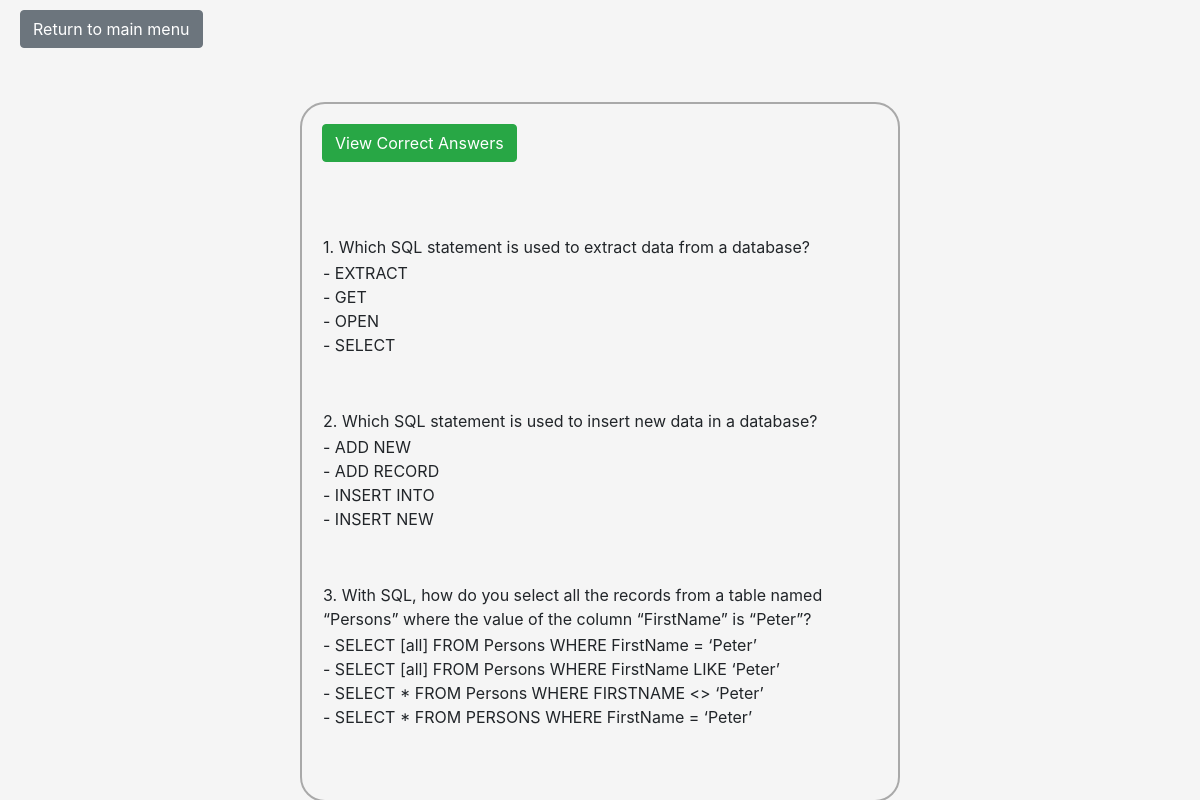
Page /useQuiz.php?quizID=34 (signed in) on the committed database.
### tables this page shows
CREATE TABLE IF NOT EXISTS `Question` (
	`QuizID` int NOT NULL,
	`Number` smallint NOT NULL,
	`Statement` TEXT NOT NULL,
	PRIMARY KEY (`QuizID`, `Number`),
	FOREIGN KEY (`QuizID`) REFERENCES `Quiz`(`ID`) ON DELETE CASCADE
) DEFAULT CHARSET = utf8;

CREATE TABLE IF NOT EXISTS `Answer` (
	`QuizID` int NOT NULL,
	`QuestionNumber` smallint NOT NULL,
	`AnswerChoice` varchar(1000) NOT NULL,
	`isCorrect` BOOLEAN NOT NULL,
	PRIMARY KEY (`QuizID`, `QuestionNumber`, `AnswerChoice`),
	FOREIGN KEY (`QuizID`, `QuestionNumber`) REFERENCES `Question`(`QuizID`, `Number`) ON DELETE CASCADE
) DEFAULT CHARSET = utf8;

### useQuiz.php (the view, shortened to what this page needs)
<?php
	include("connection.php");
	$id = $_GET["quizID"];
?>
<!DOCTYPE html>
<!DOCTYPE html>
<html>
<head>
	<link rel = "stylesheet" href="https://maxcdn.bootstrapcdn.com/bootstrap/4.4.1/css/bootstrap.min.css">
</head>
<body>
	<a id="back" class="btn btn-secondary" href="index.php" > Return to main menu </a><br><br>
	<div id="box">
		<?php
		$query = "select Number, Statement from Question where QuizId = '$id'";
		$result = mysqli_query($conn, $query);
		echo "<table>";
		$q_num = 1;
		while ($row = mysqli_fetch_assoc($result)) {
			$num = $row['Number'];
			$statement = $row['Statement'];
			echo "<tr>";
			echo "<td>".$q_num.". ".$statement."</td>";
			echo "</tr>";
			$query2 = "select AnswerChoice from Answer where QuizID = '$id' and QuestionNumber = '$num'";
			$result2 = mysqli_query($conn, $query2);
			echo "<tr>";
			echo "<td>";
			while ($row2 = mysqli_fetch_assoc($result2)) {
				$choice = $row2['AnswerChoice'];
				echo "- " . $choice;
				echo "<br>";
			}
			echo "</td>";
			echo "</tr>";
			$query3 = "select AnswerChoice from Answer where QuizID = '$id' and QuestionNumber = '$num' and isCorrect = '1'";
			$result3 = mysqli_query($conn, $query3);
			$answer = mysqli_fetch_assoc($result3);
			echo "<tr>";
			echo "<td><span id='span1' class='radoptions' style='color:green; display:none;'><hr/><b>Correct answer is: ".$answer['AnswerChoice']."<hr/></b></span></td>";
			echo "<td><br><br></td>";
			echo "</tr>";
			$q_num++;
		}
		?>
		<input class="btn btn-success" id="button1" type="submit" name="submit" value="View Correct Answers"><br><br>
	</div>
	<br>
</body>
</html>

### useQuiz.php (style rules this page uses)
#box { margin: auto; width: 600px; margin-top: 30px; padding: 20px; border-radius: 25px; border: 2px solid darkgrey; }
#back { margin-top: 10px; margin-left: 20px; }
body { background-color: #F5F5F5; }

### rows in the picture
question: Statement "Which SQL statement is used to extract data from a database?"
answer: AnswerChoice "EXTRACT"
answer: AnswerChoice "GET"
answer: AnswerChoice "OPEN"
answer: AnswerChoice "SELECT"
question: Statement "Which SQL statement is used to insert new data in a database?"
answer: AnswerChoice "ADD NEW"
answer: AnswerChoice "ADD RECORD"
answer: AnswerChoice "INSERT INTO"
answer: AnswerChoice "INSERT NEW"
question: Statement "With SQL, how do you select all the records from a table named “Persons” where the value of the column “FirstName” is “Peter”?"
answer: AnswerChoice "SELECT [all] FROM Persons WHERE FirstName = ‘Peter’"
answer: AnswerChoice "SELECT [all] FROM Persons WHERE FirstName LIKE ‘Peter’"
answer: AnswerChoice "SELECT * FROM Persons WHERE FIRSTNAME <> ‘Peter’"
answer: AnswerChoice "SELECT * FROM PERSONS WHERE FirstName = ‘Peter’"
